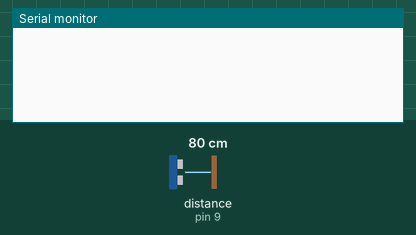
A sketch run on a simulated Arduino Uno, built with avr-gcc and run on an emulated ATmega328P. Parts: the last lines printed to the serial monitor. Inputs (shaded band) come from the test bench; at power-on: distance to the obstacle (sensor on pin 9) 80 cm. The echo pulse lasts 58.3 µs per cm.

Above: at 1.2 s.
1.3 s: distance to the obstacle (sensor on pin 9) set to 2 cm
At 1.38 s:
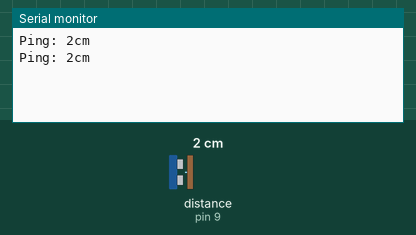
3.2 s: distance to the obstacle (sensor on pin 9) set to 4 cm
At 3.21 s:
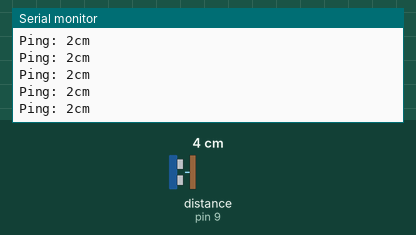
4.7 s: distance to the obstacle (sensor on pin 9) set to 35 cm
At 4.75 s:
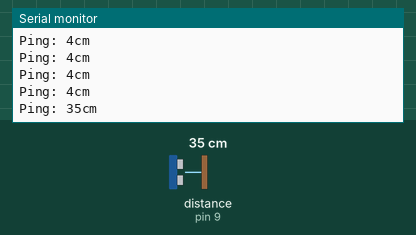
Timing chart, 0 to 7.7 s (numbered marks = the images above; inputs shaded):
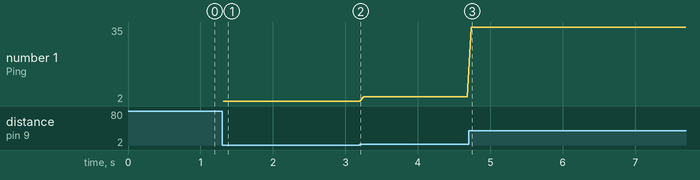

Measured:
- after the input at 1.3 s, the serial monitor: prints a new line at once (image 1)
- after the input at 4.7 s, the serial monitor: prints a new line at once (image 3)
- plotted number 1: 2 → 4 after the input at 3.2 s, 4 → 35 after the input at 4.7 s

The sketch:

distance_sensor_example.ino
```cpp
#include <NewPing.h>

#define max_cm_distance 40

int trigPin = 8;
int echoPin = 9;

long distanz;
long distanz_cm;

NewPing sonar(trigPin, echoPin, max_cm_distance);

void setup() {
  Serial.begin(9600);
}

void loop() {
  delay(50);

  distanz_cm = sonar.ping_cm();

  if ( distanz_cm == 0 ) {
      delay(100);
      pinMode(echoPin, OUTPUT);
      digitalWrite(echoPin, LOW);
      delay(100);
      pinMode(echoPin, INPUT);
  }else{
      Serial.print("Ping: ");
      Serial.print(distanz_cm);
      Serial.println("cm");
  }
}
```
